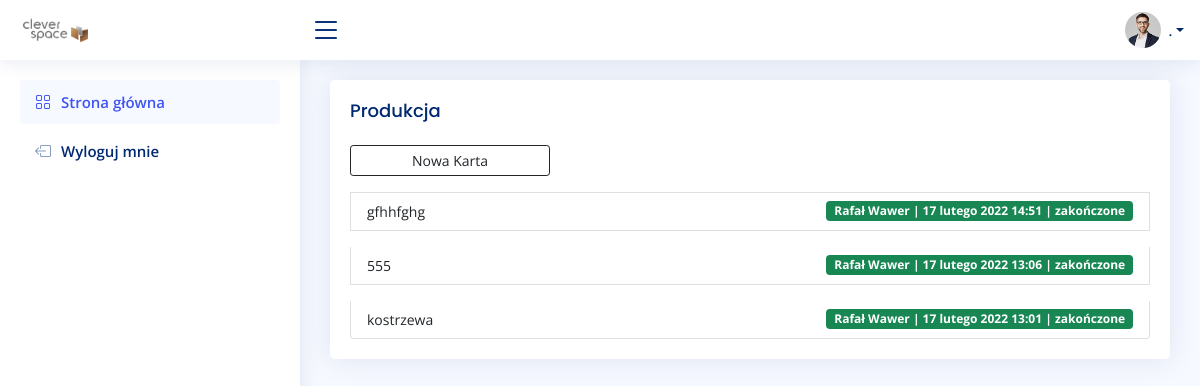
/stock/production/, run on an earlier commit of the app's database.
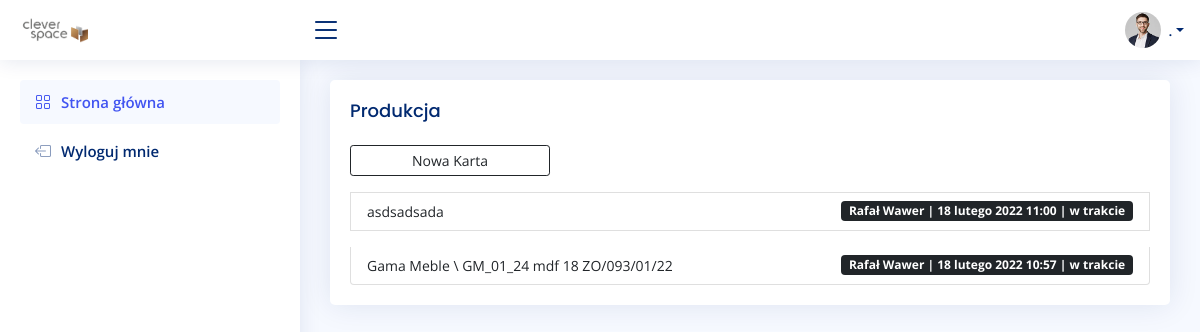
And on a later commit of the database.
### stock/models.py (models this page shows, shortened)
class Production(models.Model):
    PREPARATION = 0
    DONE = 1
    STATUS = (
        (PREPARATION, 'w trakcie'),
        (DONE, 'zakończone'),
    )
    user = models.ForeignKey(settings.AUTH_USER_MODEL, on_delete=models.CASCADE)
    order = models.CharField(max_length=255)
    date = models.DateTimeField(auto_now_add=True)
    status = models.SmallIntegerField(choices=STATUS, default=PREPARATION)

### account/models.py (models this page shows, shortened)
class UserBase(AbstractBaseUser, PermissionsMixin):
    email = models.EmailField(unique=True)
    first_name = models.CharField(max_length=150, blank=True)
    last_name = models.CharField(max_length=150, blank=True)
    phone_number = models.CharField(max_length=15, blank=True)
    postcode = models.CharField(max_length=12, blank=True)
    address_line_1 = models.CharField(max_length=150, blank=True)
    address_line_2 = models.CharField(max_length=150, blank=True)
    town_city = models.CharField(max_length=150, blank=True)
    is_active = models.BooleanField(default=True)
    is_staff = models.BooleanField(default=False)
    created = models.DateTimeField(auto_now_add=True)
    updated = models.DateTimeField(auto_now=True)
    objects = CustomAccountManager()
    USERNAME_FIELD = 'email'
    REQUIRED_FIELDS = ['first_name', 'last_name']
    class Meta:
        verbose_name = "Konto"
        verbose_name_plural = "Konta"

### stock/views.py (the view)
# urls.py: path('production/', views.ProductionHome, name='home-production'),
def ProductionHome(request):
    productions = Production.objects.all().order_by('-date')
    ctx = {'productions': productions,}
    return render(request, 'production/home.html', ctx)

### stock/templates/production/home.html
{% extends 'main.html' %}
{% load static %}
{% block content %}
<div class="row">
<div class="col-sm-12">
    <div class="card recent-sales">
      <div class="card-body">
        <h5 class="card-title">Produkcja</h5>
        <ul class="list-group list-sm gap-3">
          <a href="{% url 'create-production' %}"><button type="button" class="btn btn-outline-dark col-sm-3 btn-sm">Nowa Karta</button></a>
          {% for production in productions %}
          <li class="list-group-item d-flex justify-content-between align-items-center">
            <small><a href="{% url 'detail-production' production.id %} " class="link-dark">{{ production.order }}</a></small>
            <span class="badge {% if production.status == 1 %} bg-success  {% elif production.status == 0 %} bg-dark  {% endif %} ">
             {{ production.user.first_name }} {{ production.user.last_name }} | {{ production.date }} | {{ production.get_status_display}}</span>
          </li>
          {% endfor %}
        </ul>
      </div>
    </div>
  </div>
</div>
{% endblock %}

### templates/main.html (shortened to what this page needs)
{% load static %}
<!DOCTYPE html>
<html lang="en">
<head>
  <link href="{% static 'assets/vendor/bootstrap/css/bootstrap.min.css' %}" rel="stylesheet">
  <link href="{% static 'assets/vendor/bootstrap-icons/bootstrap-icons.css' %}" rel="stylesheet">
  <link href="{% static 'assets/vendor/boxicons/css/boxicons.min.css' %}" rel="stylesheet">
  <link href="{% static 'assets/vendor/quill/quill.snow.css' %}" rel="stylesheet">
  <link href="{% static 'assets/vendor/quill/quill.bubble.css' %}" rel="stylesheet">
  <link href="{% static 'assets/vendor/remixicon/remixicon.css' %}" rel="stylesheet">
  <link href="{% static 'assets/vendor/simple-datatables/style.css' %}" rel="stylesheet">
  <link href="{% static 'assets/css/style.css' %}" rel="stylesheet">
</head>
<body>
  {% include "navbar.html" %}
  <main id="main" class="main">
  {% block content %}
  {% endblock %}
</main>
</body>
</html>

### templates/navbar.html (shortened to what this page needs)
  {% load static %}
  <header id="header" class="header fixed-top d-flex align-items-center">
    <div class="d-flex align-items-center justify-content-between">
      <a href="{% url 'home' %}" class="logo d-flex align-items-center">
        <img src="{% static 'assets/img/logo.png' %}" alt="">
      </a>
      <i class="bi bi-list toggle-sidebar-btn"></i>
    </div>
    <nav class="header-nav ms-auto">
      <ul class="d-flex align-items-center">
        <li class="nav-item dropdown pe-3">
          <a class="nav-link nav-profile d-flex align-items-center pe-0" href="#" data-bs-toggle="dropdown">
            <img src="{% static 'assets/img/profile-img.jpg' %}" alt="Profile" class="rounded-circle">
            <span class="d-none d-md-block dropdown-toggle ps-2">{{ user.first_name }} {{ user.last_name.0 }}.</span>
          </a>
            </li>
          </ul>
    </nav>
  </header>
  <aside id="sidebar" class="sidebar">
    <ul class="sidebar-nav" id="sidebar-nav">
      <li class="nav-item">
        <a class="nav-link " href="{% url 'home' %}">
          <i class="bi bi-grid"></i>
          <span>Strona główna</span>
        </a>
      </li>
      <li class="nav-item">
        <a class="nav-link collapsed" href="{% url 'logout' %}">
          <i class="bi bi-box-arrow-left"></i>
          <span>Wyloguj mnie</span>
        </a>
      </li>
    </ul>
  </aside>

### static/assets/css/style.css (style rules this page uses)
:root { scroll-behavior: smooth; }
body { font-family: "Open Sans", sans-serif; background: #f6f9ff; color: #444444; }
a { color: #4154f1; text-decoration: none; }
h1, h2, h3, h4, h5, h6 { font-family: "Nunito", sans-serif; }
#main { margin-top: 60px; padding: 20px 30px; transition: all 0.3s; }
.card { margin-bottom: 30px; border: none; border-radius: 5px; box-shadow: 0px 0 30px rgba(1, 41, 112, 0.1); overflow: hidden; }
.card-title { padding: 20px 0 15px 0; font-size: 18px; font-weight: 500; color: #012970; font-family: "Poppins", sans-serif; }
.card-body { padding: 0 20px 20px 20px; }
.logo { line-height: 1; }
@media (min-width: 1200px) { .logo { width: 280px; } }
.logo img { max-height: 26px; margin-right: 6px; }
.header { transition: all 0.5s; z-index: 997; height: 60px; box-shadow: 0px 2px 20px rgba(1, 41, 112, 0.1); background-color: #fff; padding-left: 20px; }
.header .toggle-sidebar-btn { font-size: 32px; padding-left: 10px; cursor: pointer; color: #012970; }
.header-nav ul { list-style: none; }
.header-nav > ul { margin: 0; padding: 0; }
.header-nav .nav-profile { color: #012970; }
.header-nav .nav-profile img { max-height: 36px; }
.header-nav .nav-profile span { font-size: 14px; font-weight: 600; }
.sidebar { position: fixed; top: 60px; left: 0; bottom: 0; width: 300px; z-index: 996; transition: all 0.3s; padding: 20px; overflow-y: auto; scrollbar-width: thin; scrollbar-color: #aab7cf transparent; box-shadow: 0px 0px 20px rgba(1, 41, 112, 0.1); background-color: #fff; }
@media (min-width: 1200px) { #main, #footer { margin-left: 300px; } }
.sidebar-nav { padding: 0; margin: 0; list-style: none; }
.sidebar-nav li { padding: 0; margin: 0; list-style: none; }
.sidebar-nav .nav-item { margin-bottom: 5px; }
.sidebar-nav .nav-link { display: flex; align-items: center; font-size: 15px; font-weight: 600; color: #4154f1; transition: 0.3; background: #f6f9ff; padding: 10px 15px; border-radius: 4px; }
.sidebar-nav .nav-link i { font-size: 16px; margin-right: 10px; color: #4154f1; }
.sidebar-nav .nav-link.collapsed { color: #012970; background: #fff; }
.sidebar-nav .nav-link.collapsed i { color: #899bbd; }

What changed in the data, as far as the page shows it:
removed Production: order "gfhhfghg", user.first_name "Rafał", user.last_name "Wawer", date "17 lutego 2022 14:51", status "zakończone"
removed Production: order "555", user.first_name "Rafał", user.last_name "Wawer", date "17 lutego 2022 13:06", status "zakończone"
removed Production: order "kostrzewa", user.first_name "Rafał", user.last_name "Wawer", date "17 lutego 2022 13:01", status "zakończone"
added Production: order "asdsadsada", user.first_name "Rafał", user.last_name "Wawer", date "18 lutego 2022 11:00", status "w trakcie"
added Production: order "Gama Meble \\ GM_01_24 mdf 18 ZO/093/01/22", user.first_name "Rafał", user.last_name "Wawer", date "18 lutego 2022 10:57", status "w trakcie"
